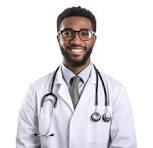
#> input picture images/Doctor-image.png, 153 x 148 px; its folder holds only this picture in this run
$ python img_meta.py
#> lines starting #> are read from the running program, lines starting #| are printed output that depends on the picture
"""Print dimensions, orientation, brightness and dominant colors for every photo."""
import os
import sys
from PIL import Image

D = sys.argv[1] if len(sys.argv) > 1 else "images"
rows = []
for f in sorted(os.listdir(D)):
    p = os.path.join(D, f)
    try:
        img = Image.open(p).convert("RGB")
    except Exception as e:
        print(f"{f}: ERROR {e}")
        continue
    w, h = img.size
#> w = 153; h = 148
    orient = "landscape" if w > h else ("portrait" if h > w else "square")
#> orient = 'landscape'
    g = img.convert("L")
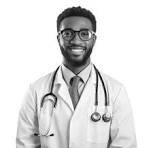
#> g: PIL image 153x148 L; min 0, max 255, mean 221.1
    bright = sum(g.getdata()) / (g.size[0] * g.size[1])
#> bright = 221.1
    small = img.resize((64, 64)).quantize(colors=5, method=Image.Quantize.FASTOCTREE).convert("RGB")
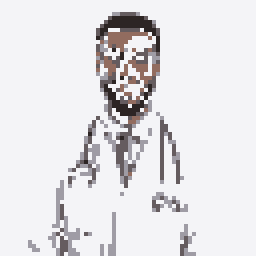
#> small: PIL image 64x64 RGB (shown 4 times larger); mean R, G, B 227.2, 225.7, 228.6
    cols = sorted(small.getcolors(), reverse=True)[:3]
#> cols = [(3536, (244, 244, 247)), (208, (159, 156, 165)), (189, (101, 92, 95))]
    cs = "  ".join(f"#{r:02x}{g_:02x}{b:02x}" for _, (r, g_, b) in cols)
    rows.append((f, w, h, orient, int(bright), cs))

for f, w, h, orient, bright, cs in rows:
    print(f"{f:45s} {w:4d}x{h:4d} {orient:9s} bright={bright:3d}  {cs}")
#> this loop made 1 pass
#> (f, w, h, orient, bright, cs) on pass 1: ('Doctor-image.png', 153, 148, 'landscape', 221, '#f4f4f7  #9f9ca5  #655c5f')
#| Doctor-image.png                               153x 148 landscape bright=221  #f4f4f7  #9f9ca5  #655c5f
